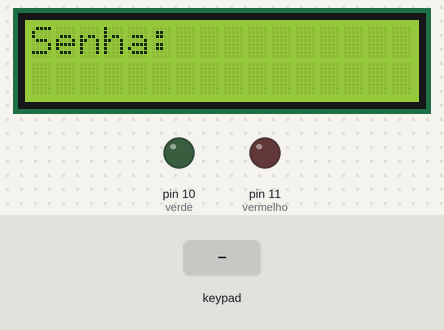
Recording of a sketch running on a simulated Arduino Uno, built with avr-gcc and run on an emulated ATmega328P. Shown: 16×2 character LCD, output pins drawn as LEDs (lit = HIGH). The inputs (shaded band) are chosen by the test bench.

Above: at 1.2 s.
1.3 s: keypad keys 1 2 3 4 5 6 # pressed 0.4 s apart
At 4.5 s:
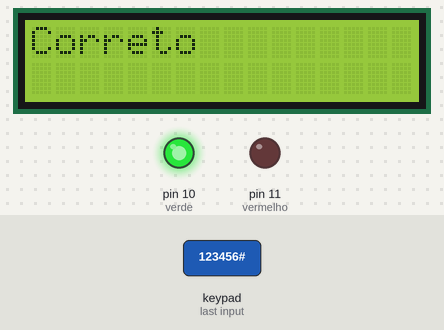
6.3 s: keypad keys 1 2 3 4 5 6 * pressed 0.4 s apart
At 9.1 s:
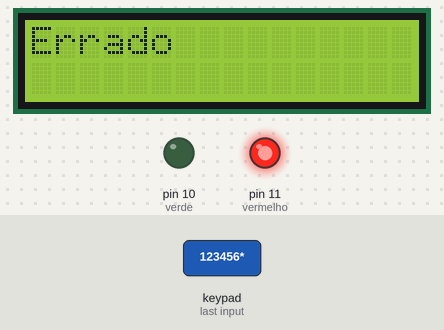
11.1 s: key 'A' pressed
At 11.5 s:
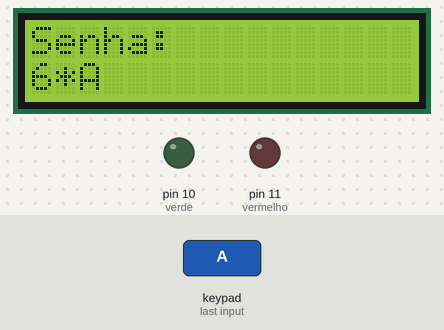
12.6 s: key 'B' pressed
At 13.7 s:
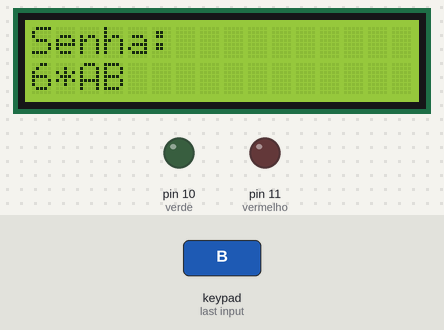
14.1 s: key 'C' pressed
At 15.0 s:
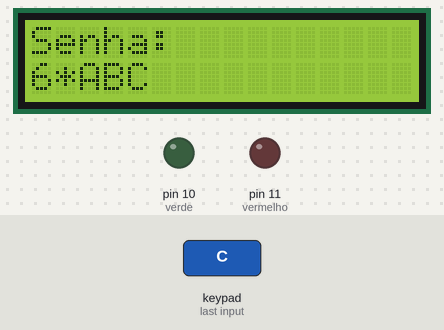
15.6 s: keypad keys 9 8 7 6 A pressed 0.4 s apart
At 18.3 s:
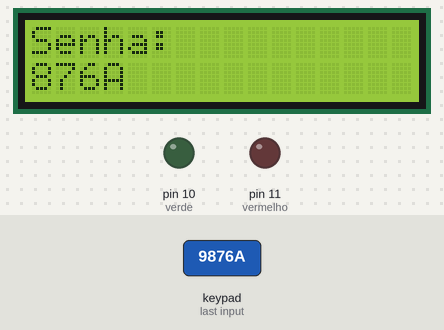
Timing chart, 0 to 19.8 s (numbered marks = the images above; inputs shaded):
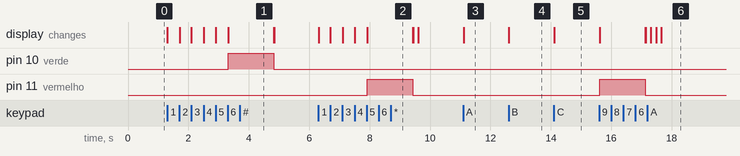

The sketch:

codigo.ino
```cpp
#include <Keypad.h>
#include <string.h>
#include <Adafruit_LiquidCrystal.h>

Adafruit_LiquidCrystal lcd(0);
const byte linhas = 4;
const byte colunas = 4;

int c = 0;
const int tam_senha = 7;
char senha[tam_senha] = "123456";
char tentativa[tam_senha] = "";

char teclas[linhas][colunas] = {
    {'1', '2', '3', 'A'},
    {'4', '5', '6', 'B'},
    {'7', '8', '9', 'C'},
    {'*', '0', '#', 'D'}};

byte pinosLinhas[linhas] = {9, 8, 7, 6};
byte pinosColunas[colunas] = {5, 4, 3, 2};

Keypad teclado = Keypad(makeKeymap(teclas), pinosLinhas, pinosColunas, linhas, colunas);

int verde = 10;
int vermelho = 11;

void setup()
{
    pinMode(verde, OUTPUT);
    pinMode(vermelho, OUTPUT);
    Serial.begin(9600);
    lcd.begin(16, 2);
    lcd.setBacklight(1);
    lcd.setCursor(0, 0);
    lcd.print("Senha:");
    lcd.setCursor(0, 1);

}

void loop()
{
    char tecla = teclado.getKey();

    if (tecla)
    {
        adiciona(tecla);
    }
}

void verifica()
{
    if (strcmp(senha, tentativa) == 0)
    {
        lcd.clear();
        lcd.setCursor(0, 0);
        lcd.print("Correto");
        digitalWrite(verde, HIGH);
        delay(1500);
        lcd.clear();
        lcd.setCursor(0, 0);
        lcd.print("Senha:");
        lcd.setCursor(0, 1);
    }
    else
    {
        lcd.clear();
        lcd.setCursor(0, 0);
        lcd.print("Errado");
        digitalWrite(vermelho, HIGH);
        delay(1500);
        lcd.clear();
        lcd.setCursor(0, 0);
        lcd.print("Senha:");
        lcd.setCursor(0, 1);
    }
    tentativa[0] = '\0';
    c = 0;

    digitalWrite(verde, LOW);
    digitalWrite(vermelho, LOW);
}

void adiciona(char tecla)
{
    tentativa[c] = tecla;
    c++;
    tentativa[c] = '\0';
    lcd.print(tecla);

    if (c == tam_senha - 1)
    {
        verifica();
    }
}
```

Measured:
- after the input at 1.3 s, pin 10 (verde): LOW → HIGH after 2.0 s, → LOW 1.5 s later; the display: first changes at once (image 1 shows a later state)
- after the input at 6.3 s, pin 11 (vermelho): LOW → HIGH after 1.6 s, → LOW 1.5 s later; the display: first changes at once (image 2 shows a later state)
- after the input at 11.1 s, the display: changes at once (image 3)
- after the input at 12.6 s, the display: changes at once (image 4)
- after the input at 14.1 s, the display: changes at once (image 5)
- after the input at 15.6 s, pin 11 (vermelho): LOW → HIGH at once, → LOW 1.5 s later; the display: first changes at once (image 6 shows a later state)
